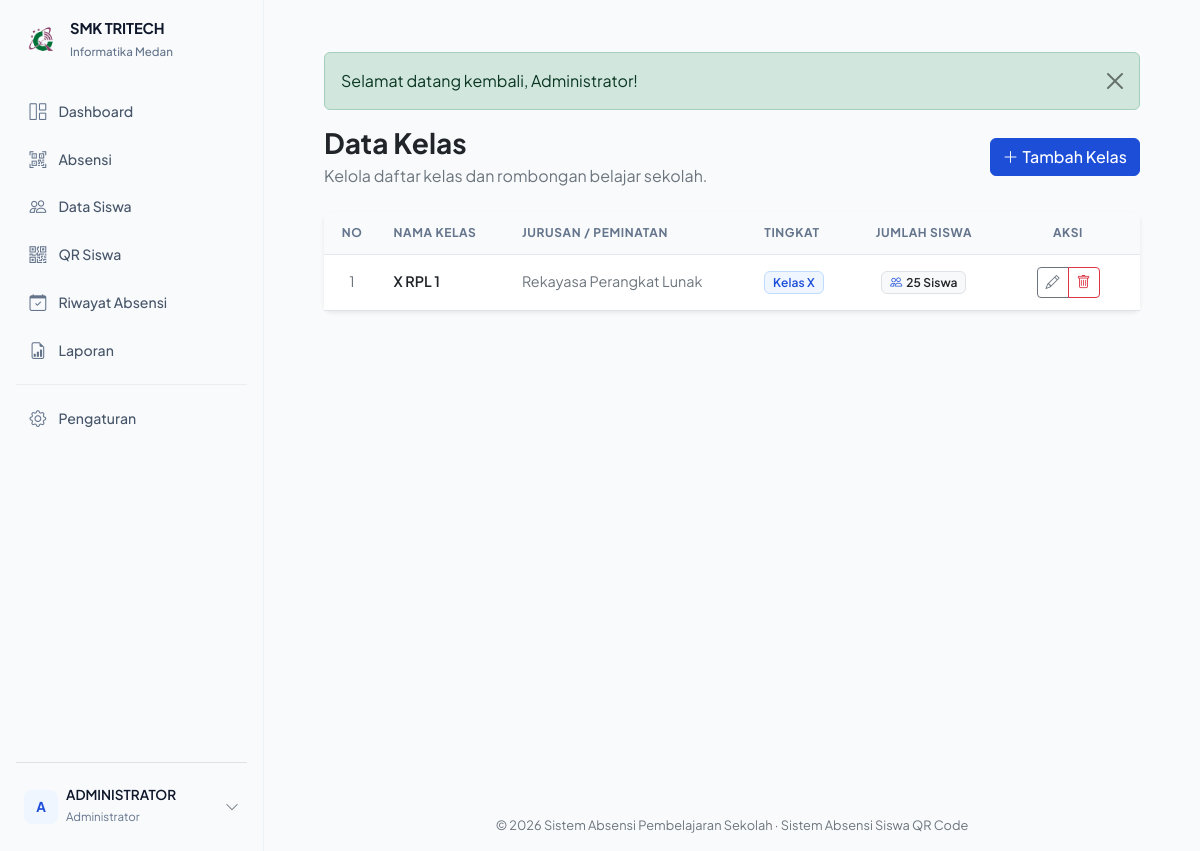
The page /modules/kelas/index.php (signed in) on the database its author committed.
### tables this page shows
CREATE TABLE IF NOT EXISTS `classes` (
    `id` INT UNSIGNED PRIMARY KEY AUTO_INCREMENT,
    `nama_kelas` VARCHAR(50) NOT NULL UNIQUE,
    `jurusan` VARCHAR(100) NOT NULL,
    `tingkat` ENUM('X', 'XI', 'XII') NOT NULL,
    `created_at` TIMESTAMP NOT NULL DEFAULT CURRENT_TIMESTAMP,
    `updated_at` TIMESTAMP NOT NULL DEFAULT CURRENT_TIMESTAMP ON UPDATE CURRENT_TIMESTAMP
);

### modules/auth/guard.php (called while the page is built, shortened)
<?php
function current_user(): ?array
{
    return $_SESSION['user'];
}

### include/functions.php (called while the page is built, shortened)
<?php
function e(mixed $value): string
{
    return htmlspecialchars((string) ($value ?? ''), ENT_QUOTES, 'UTF-8');
}
function base_url(string $path = ''): string
{
    $base = rtrim(BASE_URL, '/');
    return $path === '' ? $base : $base . '/' . ltrim($path, '/');
}

### config/database.php (called while the page is built, shortened)
<?php
function db(): PDO
{
    static $pdo = null;
    if ($pdo === null) {
        $dsn = sprintf(
            'mysql:host=%s;port=%s;dbname=%s;charset=utf8mb4',
            DB_HOST,
            DB_PORT,
            DB_NAME
        );
        $pdo = new PDO($dsn, DB_USER, DB_PASS, [
            PDO::ATTR_ERRMODE => PDO::ERRMODE_EXCEPTION,
            PDO::ATTR_DEFAULT_FETCH_MODE => PDO::FETCH_ASSOC,
            PDO::ATTR_EMULATE_PREPARES => false,
        ]);
    }
    return $pdo;
}

### modules/kelas/index.php (the view, shortened to what this page needs)
<?php
require_once ROOT_PATH . '/config/database.php';
require_once ROOT_PATH . '/modules/auth/guard.php';
$rows = db()->query(
    'SELECT c.*, (SELECT COUNT(*) FROM students s WHERE s.class_id = c.id) AS total_siswa
     FROM classes c ORDER BY c.tingkat, c.nama_kelas'
)->fetchAll();
require ROOT_PATH . '/include/header.php';
require ROOT_PATH . '/include/sidebar.php';
?>
<main class="main-content">
    <div class="container-fluid p-3 p-md-4">
        <div class="d-flex flex-wrap align-items-center justify-content-between gap-3 mb-4">
            <div>
                <h1 class="h3 fw-bold mb-1 text-dark">Data Kelas</h1>
                <p class="text-secondary mb-0">Kelola daftar kelas dan rombongan belajar sekolah.</p>
            </div>
            <?php if ($isAdmin): ?>
                <a class="btn btn-primary" href="<?= e(base_url('modules/kelas/tambah.php')) ?>">
                    <i class="bi bi-plus-lg me-1"></i>Tambah Kelas
                </a>
            <?php endif; ?>
        </div>
        <div class="card border-0 shadow-sm">
            <div class="table-responsive">
                <table class="table table-hover align-middle mb-0 table-mobile-card">
                    <thead class="table-light">
                        <tr>
                            <th style="width:3.5rem" class="text-center">No</th>
                            <th>Nama Kelas</th>
                            <th>Jurusan / Peminatan</th>
                            <th>Tingkat</th>
                            <th class="text-center">Jumlah Siswa</th>
                            <?php if ($isAdmin): ?><th style="width:9rem" class="text-center">Aksi</th><?php endif; ?>
                        </tr>
                    </thead>
                    <tbody>
                        <?php if ($rows === []): ?>
                            <tr>
                                <td colspan="<?= $isAdmin ? 6 : 5 ?>" class="empty-state">
                                    <div class="empty-state-icon"><i class="bi bi-building-slash"></i></div>
                                    <h3 class="h6 fw-bold text-dark mb-1">Belum Ada Data Kelas</h3>
                                    <p class="text-secondary small mb-0">Klik tombol Tambah Kelas untuk membuat kelas baru.</p>
                                </td>
                            </tr>
                        <?php else: ?>
                            <?php foreach ($rows as $i => $row): ?>
                                <tr>
                                    <td data-label="No" class="text-center text-secondary small"><?= e((string) ($i + 1)) ?></td>
                                    <td data-label="Nama Kelas" class="fw-semibold text-dark"><?= e($row['nama_kelas']) ?></td>
                                    <td data-label="Jurusan" class="text-secondary"><?= e($row['jurusan']) ?></td>
                                    <td data-label="Tingkat">
                                        <span class="badge bg-primary-subtle text-primary border border-primary-subtle">
                                            Kelas <?= e($row['tingkat']) ?>
                                        </span>
                                    </td>
                                    <td data-label="Jumlah Siswa" class="text-center">
                                        <span class="badge bg-light text-dark border">
                                            <i class="bi bi-people me-1 text-primary"></i><?= e((string) $row['total_siswa']) ?> Siswa
                                        </span>
                                    </td>
                                    <?php if ($isAdmin): ?>
                                        <td data-label="Aksi" class="text-center">
                                            <div class="btn-group btn-group-sm" role="group">
                                                <a class="btn btn-outline-secondary" href="<?= e(base_url('modules/kelas/ubah.php?id=' . (int) $row['id'])) ?>" title="Ubah Kelas">
                                                    <i class="bi bi-pencil"></i>
                                                </a>
                                                <a class="btn btn-outline-danger" href="<?= e(base_url('modules/kelas/hapus.php?id=' . (int) $row['id'])) ?>" title="Hapus Kelas">
                                                    <i class="bi bi-trash"></i>
                                                </a>
                                            </div>
                                        </td>
                                    <?php endif; ?>
                                </tr>
                            <?php endforeach; ?>
                        <?php endif; ?>
                    </tbody>
                </table>
            </div>
        </div>
    </div>
</main>
<?php require ROOT_PATH . '/include/footer.php'; ?>

### assets/css/style.css (style rules this page uses)
:root { --app-primary: #1d4ed8; --app-primary-hover: #1e40af; --app-primary-active: #172554; --app-primary-light: #eff6ff; --app-primary-border: #bfdbfe; --app-success: #059669; --app-success-light: #ecfdf5; --app-success-border: #a7f3d0; --app-warning: #d97706; --app-warning-light: #fffbeb; --app-warning-border: #fde68a; --app-info: #0284c7; --app-info-light: #f0f9ff; --app-info-border: #bae6fd; --app-purple: #7c3aed; --app-purple-light: #f5f3ff; --app-purple-border: #ddd6fe; --app-danger: #dc2626; --app-danger-light: #fef2f2; --app-danger-border: #fecaca; --app-dark: #0f172a; --app-dark-secondary: #334155; --app-muted: #64748b; --app-surface: #ffffff; --app-border: #e2e8f0; --app-border-focus: #93c5fd; --app-bg: #f8fafc; --app-shadow-xs: 0 1px 2px 0 rgba(15, 23, 42, 0.05); --app-shadow-sm: 0 1px 3px 0 rgba(15, 23, 42, 0.08), 0 1px 2px -1px rgba(15, 23, 42, 0.06); --app-shadow-md: 0 4px 6px -1px rgba(15, 23, 42, 0.07), 0 2px 4px -2px rgba(15, 23, 42, 0.05); --app-radius-sm: 0.375rem; --app-radius-md: 0.5rem; --app-radius-lg: 0.75rem; --app-radius-xl: 1rem; --app-transition: all 0.15s ease-in-out; }
*, *::before, *::after { box-sizing: border-box; }
html { scroll-behavior: smooth; }
body { min-height: 100vh; color: var(--app-dark); background-color: var(--app-bg); font-family: 'Plus Jakarta Sans', -apple-system, BlinkMacSystemFont, "Segoe UI", Roboto, "Helvetica Neue", Arial, sans-serif; line-height: 1.5; -webkit-font-smoothing: antialiased; }
.btn-primary { --bs-btn-bg: var(--app-primary); --bs-btn-border-color: var(--app-primary); --bs-btn-hover-bg: var(--app-primary-hover); --bs-btn-hover-border-color: var(--app-primary-hover); --bs-btn-active-bg: var(--app-primary-active); --bs-btn-active-border-color: var(--app-primary-active); background-color: var(--app-primary) !important; border-color: var(--app-primary) !important; font-weight: 500; }
.text-primary { color: var(--app-primary) !important; }
.bg-primary-subtle { background-color: var(--app-primary-light) !important; }
.border-primary-subtle { border-color: var(--app-primary-border) !important; }
.main-content { min-height: 100vh; background-color: var(--app-bg); }
@media (min-width: 992px) { .main-content { margin-left: 16.5rem; padding: 1.75rem 2.25rem; } }
.card { border-radius: var(--app-radius-md); background-color: var(--app-surface); border: 1px solid var(--app-border); box-shadow: var(--app-shadow-xs); }
.badge { padding: 0.35em 0.65em; font-weight: 600; font-size: 0.75rem; border-radius: var(--app-radius-sm); letter-spacing: 0.01em; }
.table thead th { font-size: 0.75rem; text-transform: uppercase; letter-spacing: 0.05em; color: var(--app-muted); font-weight: 700; padding: 0.75rem 0.85rem; background-color: #f8fafc; border-bottom: 1px solid var(--app-border); }
.table tbody td { padding: 0.75rem 0.85rem; font-size: 0.9rem; }

### rows shown on the page
classes: nama_kelas "X RPL 1", jurusan "Rekayasa Perangkat Lunak", tingkat "X", total_siswa "25"

### other values the page prints
$userInitial "A"
$userName "ADMINISTRATOR"
$roleLabel "Administrator"
$flash['message'] "Selamat datang kembali, Administrator!"
APP_NAME "Sistem Absensi Pembelajaran Sekolah"
